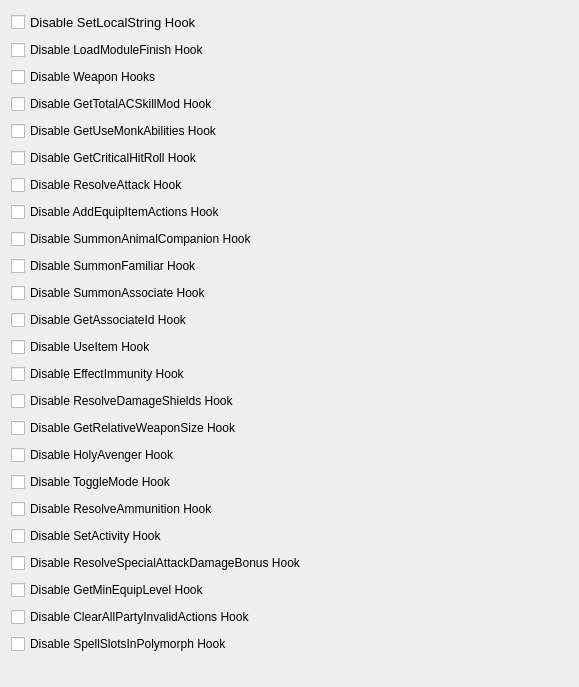
         <widget class="QWidget" name="scrollAreaWidgetContents">
          <property name="geometry">
           <rect>
            <x>0</x>
            <y>0</y>
            <width>579</width>
            <height>687</height>
           </rect>
          </property>
          <layout class="QVBoxLayout" name="verticalLayout_6">
           <property name="sizeConstraint">
            <enum>QLayout::SetDefaultConstraint</enum>
           </property>
           <item>
            <widget class="QCheckBox" name="cppDisableSetLocalStringHook">
             <property name="sizePolicy">
              <sizepolicy hsizetype="Minimum" vsizetype="Fixed">
               <horstretch>0</horstretch>
               <verstretch>0</verstretch>
              </sizepolicy>
             </property>
             <property name="font">
              <font>
               <pointsize>10</pointsize>
              </font>
             </property>
             <property name="text">
              <string>Disable SetLocalString Hook</string>
             </property>
            </widget>
           </item>
           <item>
            <widget class="QCheckBox" name="cppDisableLoadModuleFinishHook">
             <property name="text">
              <string>Disable LoadModuleFinish Hook</string>
             </property>
            </widget>
           </item>
           <item>
            <widget class="QCheckBox" name="cppDisableWeaponHooks">
             <property name="text">
              <string>Disable Weapon Hooks</string>
             </property>
            </widget>
           </item>
           <item>
            <widget class="QCheckBox" name="cppDisableGetTotalACSkillModHook">
             <property name="text">
              <string>Disable GetTotalACSkillMod Hook</string>
             </property>
            </widget>
           </item>
           <item>
            <widget class="QCheckBox" name="cppDisableGetUseMonkAbilitiesHook">
             <property name="text">
              <string>Disable GetUseMonkAbilities Hook</string>
             </property>
            </widget>
           </item>
           <item>
            <widget class="QCheckBox" name="cppDisableGetCriticalHitRollHook">
             <property name="text">
              <string>Disable GetCriticalHitRoll Hook</string>
             </property>
            </widget>
           </item>
           <item>
            <widget class="QCheckBox" name="cppDisableResolveAttackHook">
             <property name="text">
              <string>Disable ResolveAttack Hook</string>
             </property>
            </widget>
           </item>
           <item>
            <widget class="QCheckBox" name="cppDisableAddEquipItemActionsHook">
             <property name="text">
              <string>Disable AddEquipItemActions Hook</string>
             </property>
            </widget>
           </item>
           <item>
            <widget class="QCheckBox" name="cppDisableSummonAnimalCompanionHook">
             <property name="text">
              <string>Disable SummonAnimalCompanion Hook</string>
             </property>
            </widget>
           </item>
           <item>
            <widget class="QCheckBox" name="cppDisableSummonFamiliarHook">
             <property name="text">
              <string>Disable SummonFamiliar Hook</string>
             </property>
            </widget>
           </item>
           <item>
            <widget class="QCheckBox" name="cppDisableSummonAssociateHook">
             <property name="text">
              <string>Disable SummonAssociate Hook</string>
             </property>
            </widget>
           </item>
           <item>
            <widget class="QCheckBox" name="cppDisableGetAssociateIdHook">
             <property name="text">
              <string>Disable GetAssociateId Hook</string>
             </property>
            </widget>
           </item>
           <item>
            <widget class="QCheckBox" name="cppDisableUseItemHook">
             <property name="text">
              <string>Disable UseItem Hook</string>
             </property>
            </widget>
           </item>
           <item>
            <widget class="QCheckBox" name="cppDisableEffectImmunityHook">
             <property name="text">
              <string>Disable EffectImmunity Hook</string>
             </property>
            </widget>
           </item>
           <item>
            <widget class="QCheckBox" name="cppDisableResolveDamageShieldsHook">
             <property name="text">
              <string>Disable ResolveDamageShields Hook</string>
             </property>
            </widget>
           </item>
           <item>
            <widget class="QCheckBox" name="cppDisableGetRelativeWeaponSizeHook">
             <property name="text">
              <string>Disable GetRelativeWeaponSize Hook</string>
             </property>
            </widget>
           </item>
           <item>
            <widget class="QCheckBox" name="cppDisableHolyAvengerHook">
             <property name="text">
              <string>Disable HolyAvenger Hook</string>
             </property>
            </widget>
           </item>
           <item>
            <widget class="QCheckBox" name="cppDisableToggleModeHook">
             <property name="text">
              <string>Disable ToggleMode Hook</string>
             </property>
            </widget>
           </item>
           <item>
            <widget class="QCheckBox" name="cppDisableResolveAmmunitionHook">
             <property name="text">
              <string>Disable ResolveAmmunition Hook</string>
             </property>
            </widget>
           </item>
           <item>
            <widget class="QCheckBox" name="cppDisableSetActivityHook">
             <property name="text">
              <string>Disable SetActivity Hook</string>
             </property>
            </widget>
           </item>
           <item>
            <widget class="QCheckBox" name="cppDisableResolveSpecialAttackDamageBonusHook">
             <property name="text">
              <string>Disable ResolveSpecialAttackDamageBonus Hook</string>
             </property>
            </widget>
           </item>
           <item>
            <widget class="QCheckBox" name="cppDisableGetMinEquipLevelHook">
             <property name="text">
              <string>Disable GetMinEquipLevel Hook</string>
             </property>
            </widget>
           </item>
           <item>
            <widget class="QCheckBox" name="cppDisableClearAllPartyInvalidActionsHook">
             <property name="text">
              <string>Disable ClearAllPartyInvalidActions Hook</string>
             </property>
            </widget>
           </item>
           <item>
            <widget class="QCheckBox" name="cppDisableSpellSlotsInPolymorphHook">
             <property name="text">
              <string>Disable SpellSlotsInPolymorph Hook</string>
             </property>
            </widget>
           </item>
          </layout>
         </widget>
